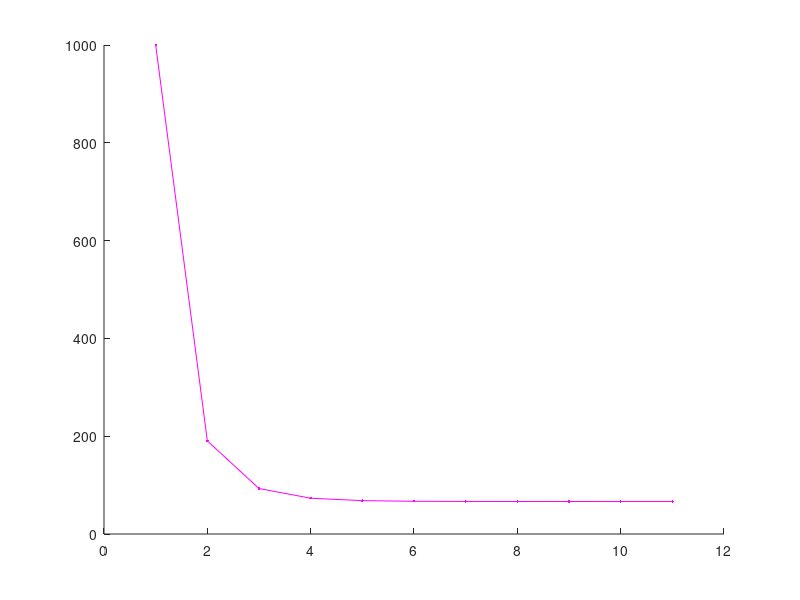

The MATLAB script that drew this image:


Wguess = 1000;
W = Wguess; 

for i = 1:10
Wto(i) = W;



%S = 7.12;     % 

S = 18; %W/(.5*.00238*60^2 * 1.2 );

A = 12; %8.68;
Sh = 3.63;    
Sv = 1.51;
bh = 3.88;
bv = 1.62;


hac = 0.25;
c = 0.91;
ch = 0.94;
cv = .93;
hach = 0.25;
hacv = 0.25;


%% Component Weight Estimates- Nicolai

%% Wing Weight

N=6.6;              %Ultimate Load Factor (1.5 times limit load factor)(GIVEN)
Delta=0*pi/180;%Deg %Wing 1/4 chord sweep angle
tr=1;               %Taper Ratio
tc=0.12;            %Maximum Thickness Ratio (GIVEN)
Ve=80;%kts         %Equivalent Vmax at SL

Ww=96.948*((W*N/10^5)^0.65*(A/cos(Delta))^0.57*(S/100)^0.61*((1+tr)/(2*tc))^0.36*(1+Ve/500)^0.5)^0.993

%% Fuselage Weight

lf=7.333; %ft       %Fuselage Length
WF=1.75; %ft        %Fuselage Width
D=1/12; %ft          %Fuselage Max Depth

Wf=200*((W*N/10^5)^0.286*(lf/10)^0.857*((WF+D)/10)*(Ve/100)^0.338)^1.1

%% Horizontal Tail Weight



lh=35 / 12 + (.5 - hac) * c - (.5 - hach) * ch; %ft       %Distance from Wing MAC to Tail MAC
thr=ch*.12*12; %inches      %horizontal tail max root thickness (chord * thick/chord)

Wht=127*((W*N/10^5)^0.87*(Sh/100)^1.2*(lh/10)^0.483*(bh/thr)^0.5)^0.458

%% Vertical Tail Weight

tvr=cv*.12*12; %in    %Vertical Tail Max Root Thickness (chord * thick/chord * in/ft)

Wvt= (2)*  98.5*((W*N/10^5)^0.87*(  (.5)*  Sv/100)^1.2*(  (.5)*  bv/tvr)^0.5)^0.458

%% Landing Gear Weight

%Llg=18; %in     %Length of Main Landing Gear Strut
%Nland=2;        %Ultimate Load Factor at Wland
%Wlg=0.054*(Llg)^0.501*(W*Nland)^0.684

%don't need niccolai if we have specific landing gear 
Wlg = 1.5;

%% TOTAL STRUCTURAL WEIGHT

Wstruct=Ww+Wf+Wht+Wvt+Wlg


%% Total Propulsion Unit (minus Fuel system) Weight

Weng=3.3; %(lbs)     %Bare Engine Weight
Neng=1;             %# Engines

Wp=2.575*(Weng)^0.922*Neng    %this equation likely over-estimates propulsion unit weight for a small UAV


%% Fuel Weight

Wfu = 5;   %(lbs)  

%% Fuel System Weight

%rhof = 6.739; %lb/gal fuel mass density JP-8
%Fg = Wfu / rhof; %gal               %Total Fuel
%tankint=1; %percent         %Percent of Fuel Tanks that are integral
%Nt=2;                         %Number of Separate Fuel Tanks
%Wfs=2.49*((Fg)^0.6*(1/(1+tankint))^0.3*Nt^0.2*Neng^0.13)^1.21

% specific fuel system weights (fuel tanks, lines) likely can be found for your aircraft, if so, use those actual values instead of the niccolai equations.
Wfs = .25;

%% Surface Controls Weight

Wsc=1.066*W^0.626;  

%% Avionics Weight - use weights of specific sensors you choose

Wau=1       


%% Payload Weight

Wpl=20;

%% TOTAL WEIGHT

Wto(i)=Wstruct+Wp+Wfs+Wsc+Wpl+Wfu
W = Wto(i)

end
%figure; grid on;
hold on

plot([Wguess Wto],'.-m')
